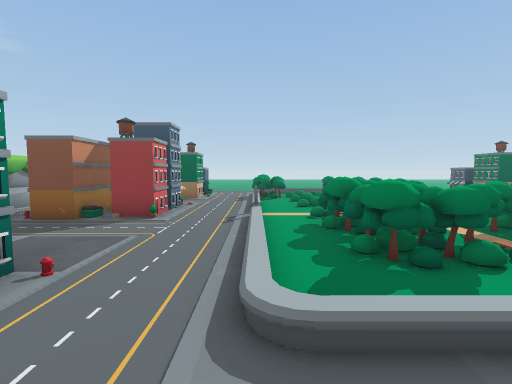
View 1 (above)

20 first-person views from a walk through a Unity game level. The camera is 1.3 m above the floor, tilts 4° down and sees 85° across. The floor is counted in squares, 1 m on a side. Each view is taken from the middle of a square. On the plan, view 1 faces up. The plan holds only what a view shows up to about 13 squares ahead; the rest is blank. The place goes on beyond the plan. Some animated figures are left out.

View 2
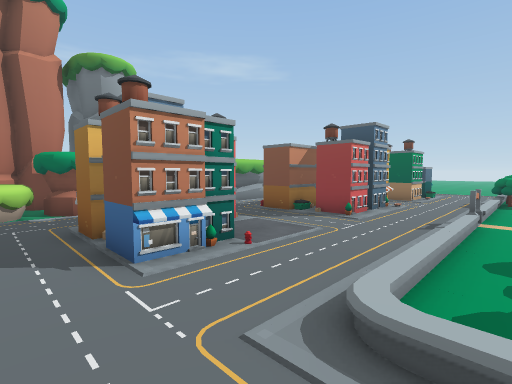

View 3
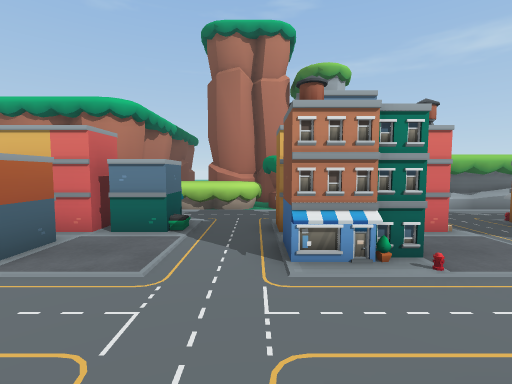

View 4
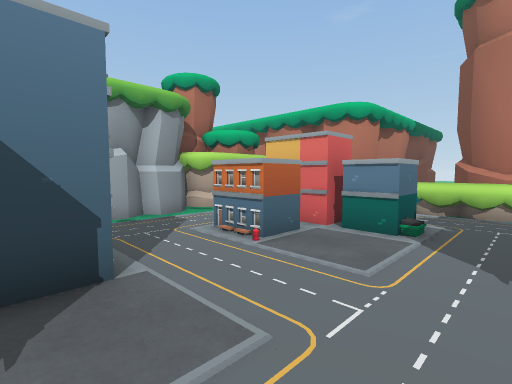

View 5
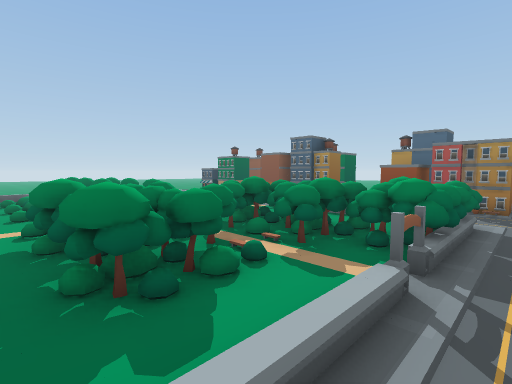

View 6
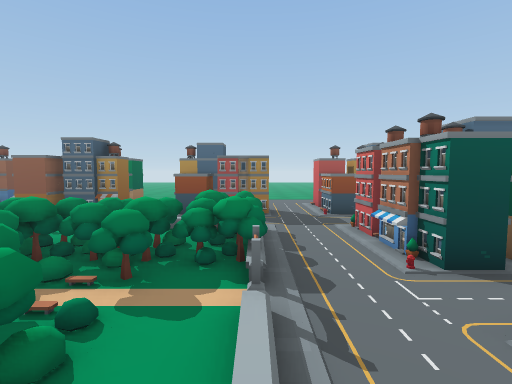

View 7
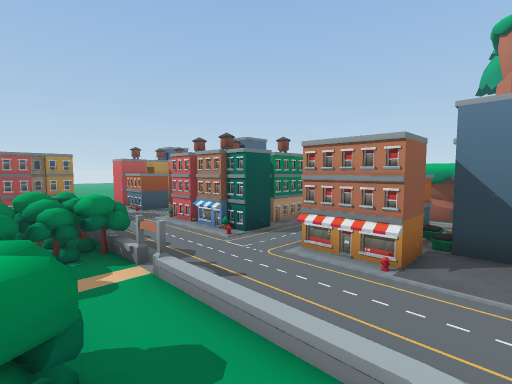

View 8
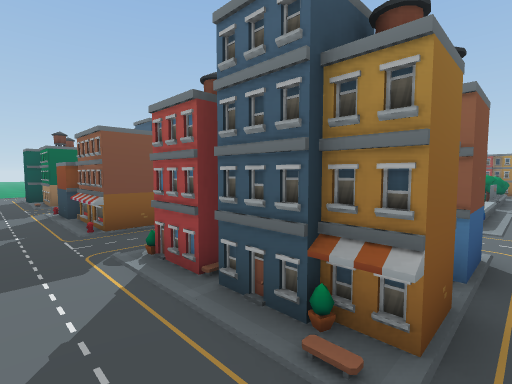

View 9
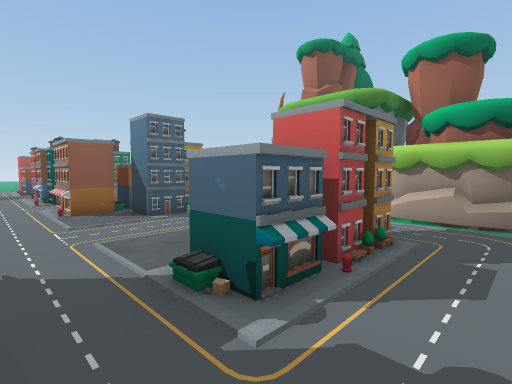

View 10
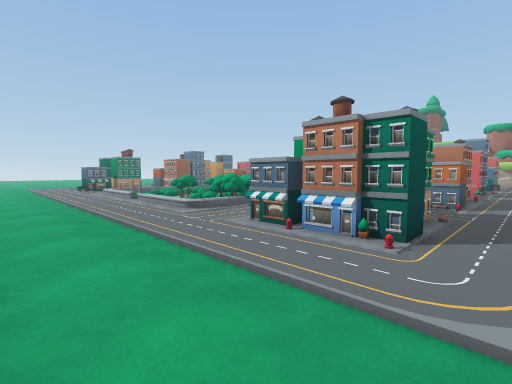

View 11
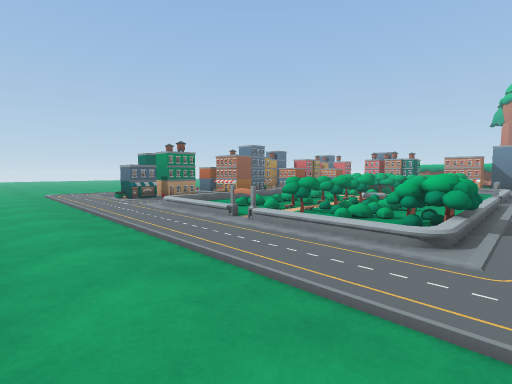

View 12
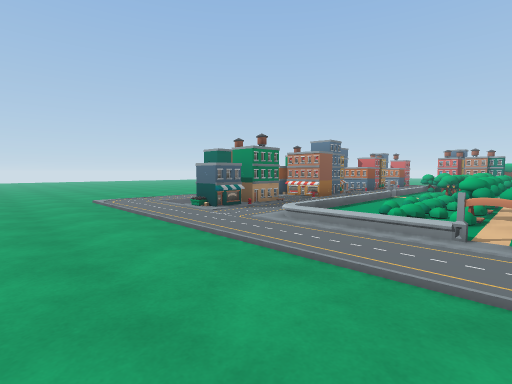

View 13
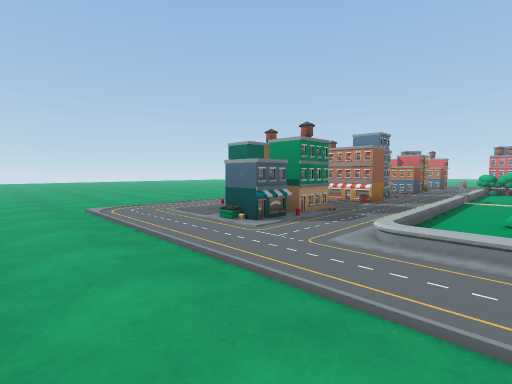

View 14
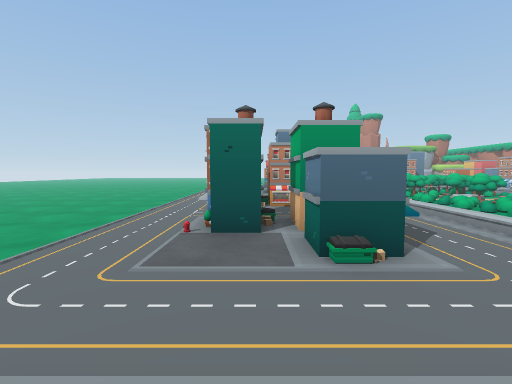

View 15
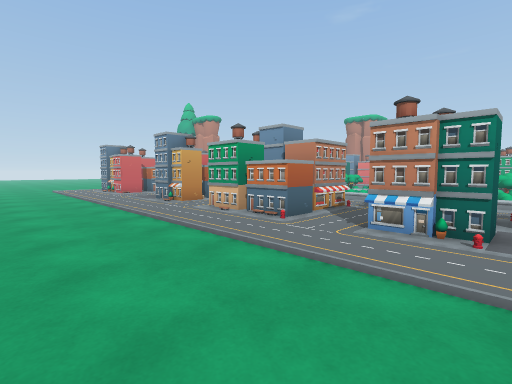

View 16
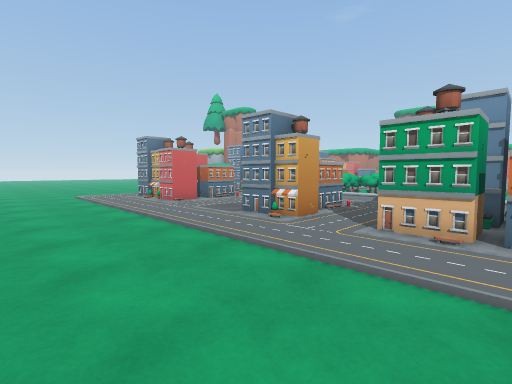

View 17
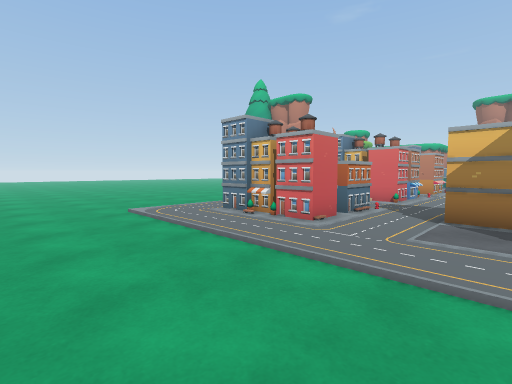

View 18
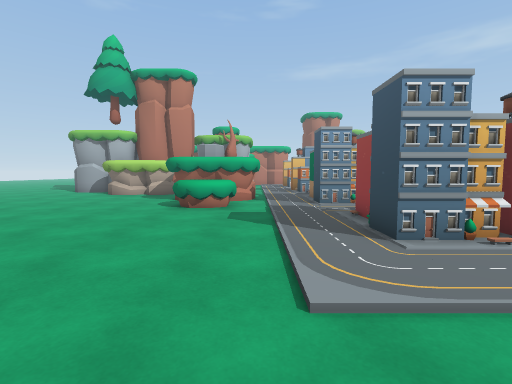

View 19
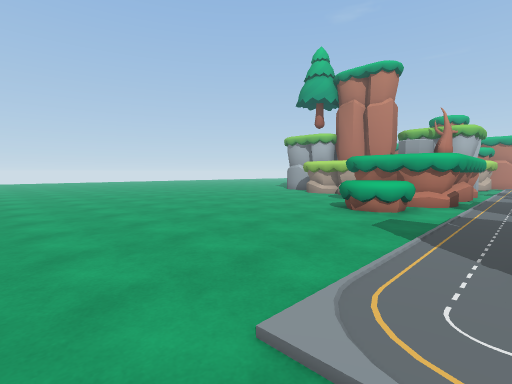

View 20
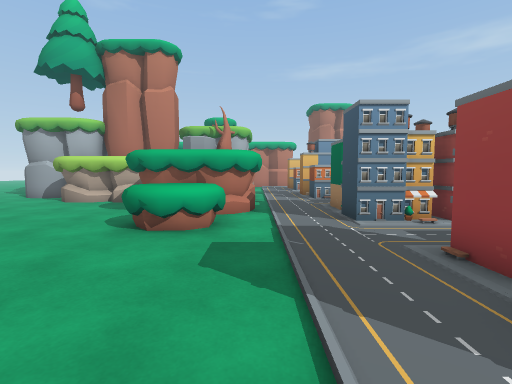

### Floor plan
Key: @ floor where view 1 was taken; # wall or solid block; x gap in a wall; . main floor; : floor 0.25 m higher than the main floor; / step, stairs or slope; = window, fence, low wall or low ledge; ^ raised ledge; B building; T tree; O other object.
Columns run from 9 left of view 1 to 21 right of it. Each row starts with its distance up from view 1.
 23              . .........
 22  . ............................
 21   .............................
 20  ..............................
 19  ..............................
 18  ..............................
 17  ..BBBB..//////////..BB.......
 16  ..BB  ../   ...  /..BB...... .
 15  ..B  B..=#  ==  ./..BBBB.....
 14  ..BBBB..==  :=  ./..BBBB......
 13  ...  .../.  =x  ./............
 12  ...  .../.   =  ./............
 11 ^..B BB../.  =x  ./..BBBB......
 10 ^..B BB../.  #=  ./..BBBB......
  9 ^..BBBB../.==  ==.=..BBBB......
  8 ^..BBBB../.:     .=..BBBB......
  7  ......../.TT^ TT./.  .........
  6  ......../.TT:=TT./............
  5 O..BB..../.TT^:TT./..BBBB......
  4 O..B ..../.TT#=TT./. BBBB......
  3 O..BB B../.....#^==  BB........
  2 O..BBBB..////=x==x=..BB........
  1 O..............................
  0 O........@.....................
 -1 O..BB......BB..BBBB..BBBB......
 -2 O..BB......B ..BBBB..B BB......
 -3  ..BBBB..BBBB..B BB.. BBB......
 -4  ..BB B..B BB..BBBB..BBBB......
 -5  ...  ...  ....................
 -6  ... ....  ....................
 -7  ####...   ######..............
 -8    #####        #OOO..........
 -9                 #OOO..........
-10                 #OOO..........
-11                 #.............
-12              O................
-13             OO................
-14             OO................
-15              O...............
-16             OO...... .......
-17             ... ...   ......
-18             ..  ..     .....

Positions as (right, up) in squares from view 1, and headings:
1: (0, 0), facing up
2: (1, 0), facing up-left
3: (1, 1), facing left
4: (1, 1), facing down-left
5: (1, 1), facing up-right
6: (1, 2), facing right
7: (0, 4), facing down-right
8: (-8, 1), facing up-right
9: (-8, 1), facing down-right
10: (-8, 22), facing down-right
11: (-1, 22), facing down-right
12: (4, 23), facing down-right
13: (7, 22), facing down-right
14: (14, 21), facing down
15: (21, 16), facing down-left
16: (21, 10), facing down-left
17: (21, 3), facing down-left
18: (20, -7), facing left
19: (19, -5), facing down-left
20: (16, -7), facing left
